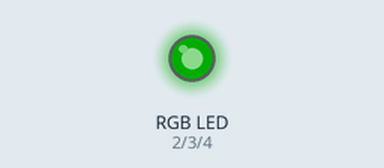
Simulated run of this sketch. Board: Arduino Uno, built with avr-gcc and run on an emulated ATmega328P. On the bench: an RGB LED mixed from three pins (HIGH = lit). Dim RGB values are drawn brighter than linear; random numbers use the default seed unless the sketch sets one.

Above: at 0.05 s.
At 5.36 s:
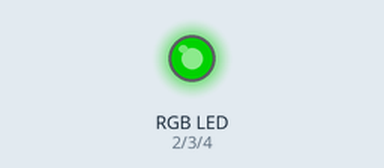
At 9.98 s:
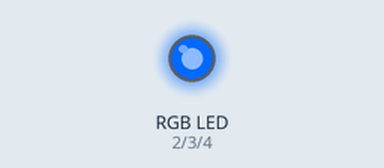
At 19.91 s:
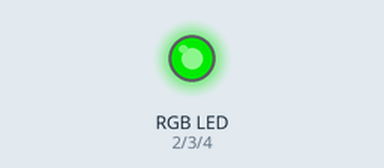
At 29.74 s:
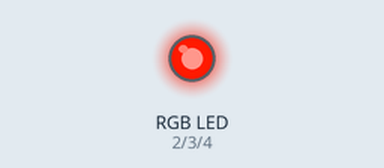
At 39.87 s:
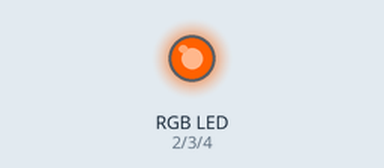
Timing chart, 0 to 40.0 s (numbered marks = the images above):
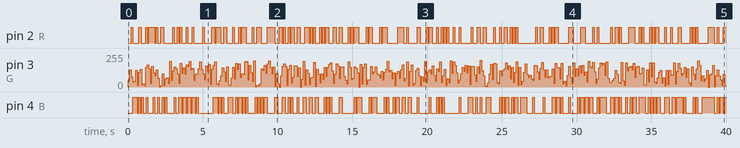

The sketch:

RGB-LED.ino
```cpp
// RGB LED - Nishant Giri

#define R 2
#define G 3
#define B 4
void setup()
{
    // Configure Pins as Output
    pinMode(R, OUTPUT);
    pinMode(G, OUTPUT);
    pinMode(B, OUTPUT);
}
void loop()
{
    // Turn ON PWM Ports with Random Duty Cycle Value
    analogWrite(R, random(200));
    analogWrite(G, random(200));
    analogWrite(B, random(200));
    // Delay of 100ms for LED to Refresh with New Random Values
    delay(100);
}
```

Measured:
- by itself, pin 2 (R): LOW → HIGH at 0.20 s, → LOW 0.10 s later, → HIGH 0.40 s later, → LOW 0.20 s later, … (175 changes in this stretch)
- by itself, pin 3 (G): 0/255 → 49/255 at 0.00 s, → 130/255 0.10 s later, → 78/255 0.10 s later, → 40/255 0.10 s later, … (397 changes in this stretch)
- by itself, pin 4 (B): LOW → HIGH at 0.30 s, → LOW 0.30 s later, → HIGH 0.10 s later, → LOW 0.10 s later, … (193 changes in this stretch)
